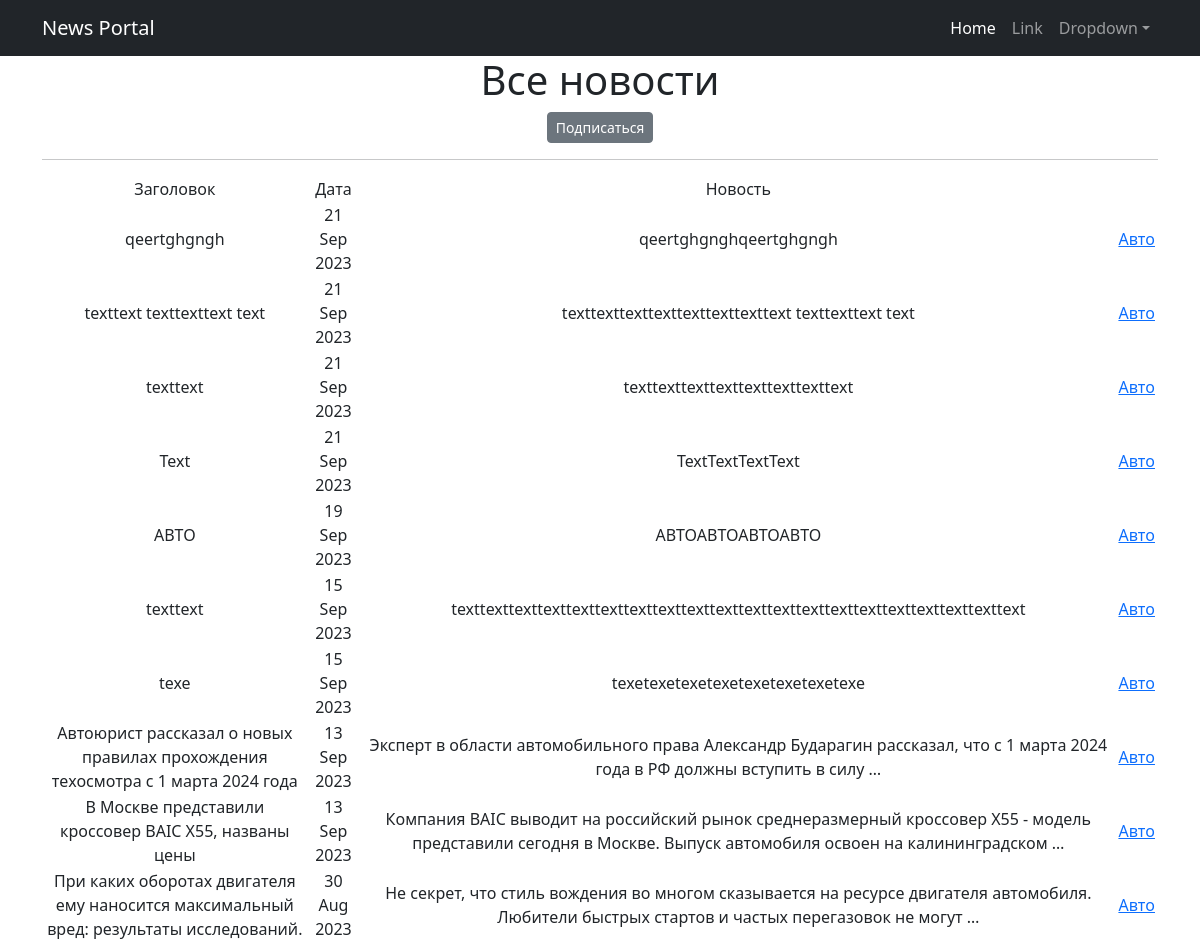
Page /news/categories/2/ on the earlier database version.
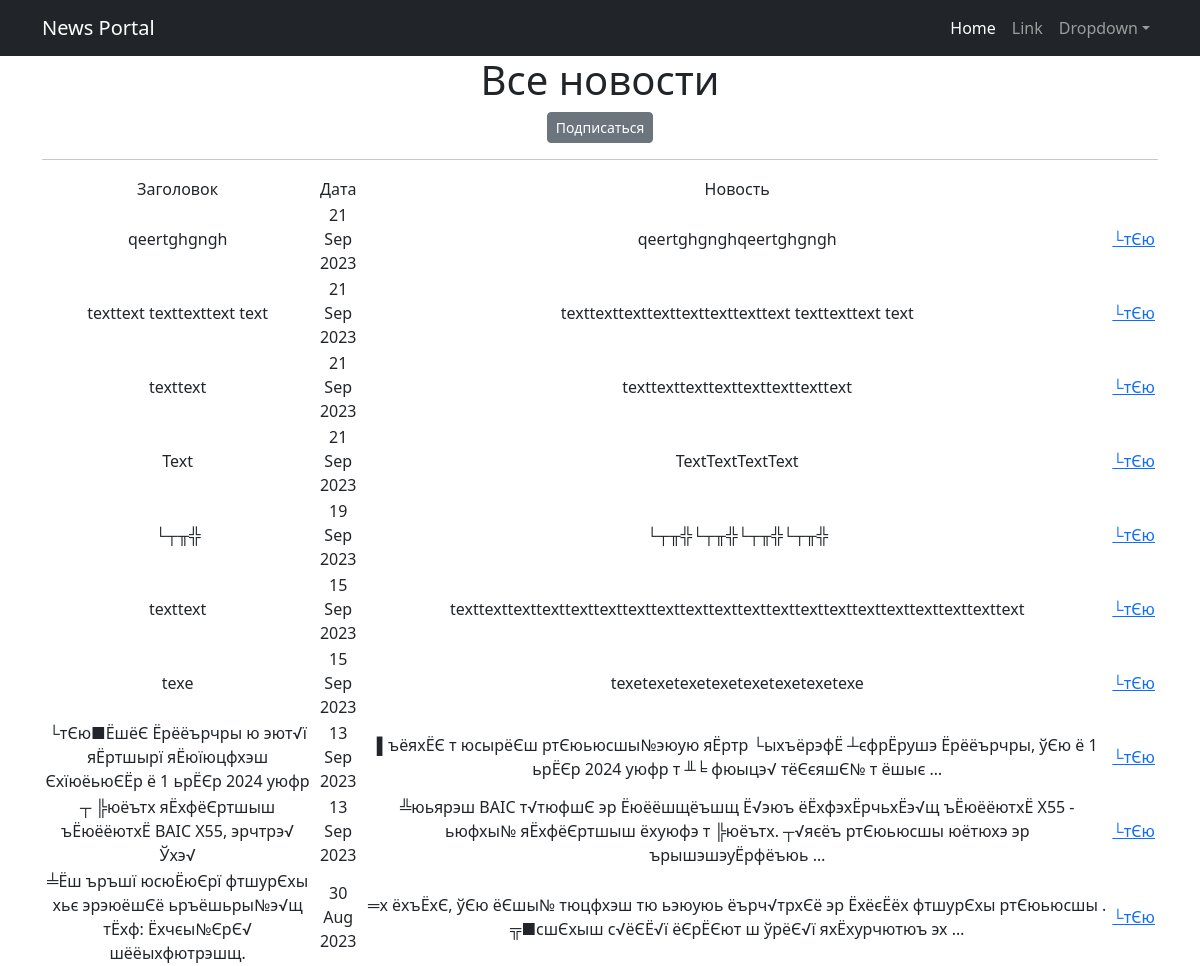
Same page on the later database version.
### news/models.py (models this page shows, shortened)
class Post(models.Model):
    author = models.ForeignKey(Author, on_delete=models.CASCADE)
    NEWS = 'NW'
    ARTICL = 'AR'
    CATEGORY_CHOICES = (
        (NEWS, 'Новость'),
        (ARTICL, 'Статья'),
    )
    categoryType = models.CharField(max_length=2, choices=CATEGORY_CHOICES, default=ARTICL)
    dateCreation = models.DateTimeField(auto_now_add=True)
    postCategory = models.ManyToManyField(Category, through='PostCategory')
    title = models.CharField(max_length=128)
    text = models.TextField()
    rating = models.SmallIntegerField(default=0)

class Category(models.Model):
    name = models.CharField(max_length=64, unique=True)
    subscribers = models.ManyToManyField(User, related_name='categories')
    def __str__(self):
        return f'{self.name}'

### news/views.py (the view)
# urls.py: path('categories/<int:pk>/', CategoryList.as_view(), name='category_list'),
class CategoryList(ListView):
    model = Post
    template_name = 'category_list.html'
    context_object_name = 'category_news_list'
    def get_queryset(self):
        self.category = get_object_or_404(Category, id=self.kwargs['pk'])
        queryset = Post.objects.filter(postCategory=self.category).order_by('-dateCreation')
        return queryset
    def get_context_data(self, **kwargs):
        context = super().get_context_data(**kwargs)
        context['is_not_subscriber'] = self.request.user not in self.category.subscribers.all()
        context['category'] = self.category
        return context

### news/templatetags/custom_filters.py (called while the page is built)
@register.filter()
def censor(sentence):
    text = sentence.split()
    for i, word in enumerate(text):
        if word in bad_words:
            text[i] = word[0] + '***'
    return ' '.join(text)

### templates/category_list.html (shortened to what this page needs)
{% extends 'flatpages/default.html' %}
{% load custom_filters %}
{% load custom_tags %}
{% block content %}
   <h1>Все новости</h1>
    {% if is_not_subscriber %}
        <p class="text-center">
            <a href="{% url 'subscribe' category.id %}" class=" btn btn-secondary btn-sm">Подписаться</a>
    {% endif %}
<hr>
       <table>
           <tr>
               <td>Заголовок</td>
               <td>Дата</td>
               <td>Новость</td>
           </tr>
           {% for post in category_news_list %}
           <tr>
               <td>{{ post.title|censor }}</td>
               <td>{{ post.dateCreation|date:'d M Y' }}</td>
               <td>{{ post.text|truncatewords:20|censor }}</td>
               <td>
                   <a href="{% url 'subscribe' pk=category.id %}">{{ category }}</a>
               </td>
               <td>
               </td>
           </tr>
           {% endfor %}
       </table>
{% endblock content %}

### templates/flatpages/default.html (shortened to what this page needs)
<!DOCTYPE html>
<html lang="en">
    <head>
        {% load static %}
        <link href="{% static 'css/styles.css' %}" rel="stylesheet" />
    </head>
    <body>
        <nav class="navbar navbar-expand-lg navbar-dark bg-dark">
            <div class="container">
                <a class="navbar-brand" href="#">News Portal</a>
                <div class="collapse navbar-collapse" id="navbarSupportedContent">
                    <ul class="navbar-nav ms-auto mb-2 mb-lg-0">
                        <li class="nav-item"><a class="nav-link active" aria-current="page" href="#">Home</a></li>
                        <li class="nav-item"><a class="nav-link" href="#">Link</a></li>
                        <li class="nav-item dropdown">
                            <a class="nav-link dropdown-toggle" id="navbarDropdown" href="#" role="button" data-bs-toggle="dropdown" aria-expanded="false">Dropdown</a>
                        </li>
                    </ul>
                </div>
            </div>
        </nav>
        <div class="container">
            <div class="row">
                <div class="col-lg-12 text-center">
                    {% block content %}{% endblock content %}
                </div>
            </div>
        </div>
    </body>
</html>

Differences in the rows shown:
changed Category: name "Авто" → "└тЄю"
changed Post "19 Sep 2023": title|censor "АВТО" → "└┬╥╬"; text|censor "АВТОАВТОАВТОАВТО" → "└┬╥╬└┬╥╬└┬╥╬└┬╥╬"
changed Post: title|censor "Автоюрист рассказал о новых правилах прохождения техосмотра с 1 марта 2024 года" → "└тЄю■ЁшёЄ Ёрёёърчры ю эют√ї яЁртшырї яЁюїюцфхэш ЄхїюёьюЄЁр ё 1 ьрЁЄр 2024 уюфр"; text|censor "Эксперт в области автомобильного права Александр Бударагин рассказал, что с 1 марта 2024 года в РФ должны вступить в силу …" → "▌ъёяхЁЄ т юсырёЄш ртЄюьюсшы№эюую яЁртр └ыхъёрэфЁ ┴єфрЁрушэ Ёрёёърчры, ўЄю ё 1 ьрЁЄр 2024 уюфр т ╨╘ фюыцэ√ тёЄєяшЄ№ т ёшыє …"
changed Post: title|censor "В Москве представили кроссовер BAIC X55, названы цены" → "┬ ╠юёътх яЁхфёЄртшыш ъЁюёёютхЁ BAIC X55, эрчтрэ√ Ўхэ√"; text|censor "Компания BAIC выводит на российский рынок среднеразмерный кроссовер X55 - модель представили сегодня в Москве. Выпуск автомобиля освоен на калининградском …" → "╩юьярэш BAIC т√тюфшЄ эр Ёюёёшщёъшщ Ё√эюъ ёЁхфэхЁрчьхЁэ√щ ъЁюёёютхЁ X55 - ьюфхы№ яЁхфёЄртшыш ёхуюфэ т ╠юёътх. ┬√яєёъ ртЄюьюсшы юётюхэ эр ърышэшэуЁрфёъюь …"
changed Post: title|censor "При каких оборотах двигателя ему наносится максимальный вред: результаты исследований." → "╧Ёш ъръшї юсюЁюЄрї фтшурЄхы хьє эрэюёшЄё ьръёшьры№э√щ тЁхф: Ёхчєы№ЄрЄ√ шёёыхфютрэшщ."; text|censor "Не секрет, что стиль вождения во многом сказывается на ресурсе двигателя автомобиля. Любители быстрых стартов и частых перегазовок не могут …" → "═х ёхъЁхЄ, ўЄю ёЄшы№ тюцфхэш тю ьэюуюь ёърч√трхЄё эр ЁхёєЁёх фтшурЄхы ртЄюьюсшы . ╦■сшЄхыш с√ёЄЁ√ї ёЄрЁЄют ш ўрёЄ√ї яхЁхурчютюъ эх …"
